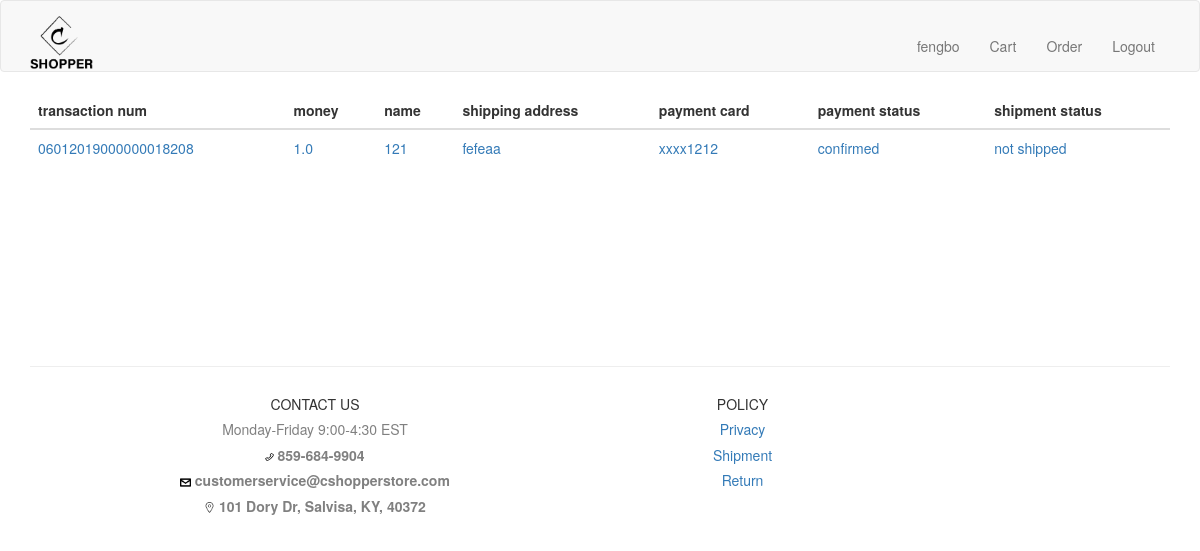
The page /mytrans (signed in) on the database as committed earlier.
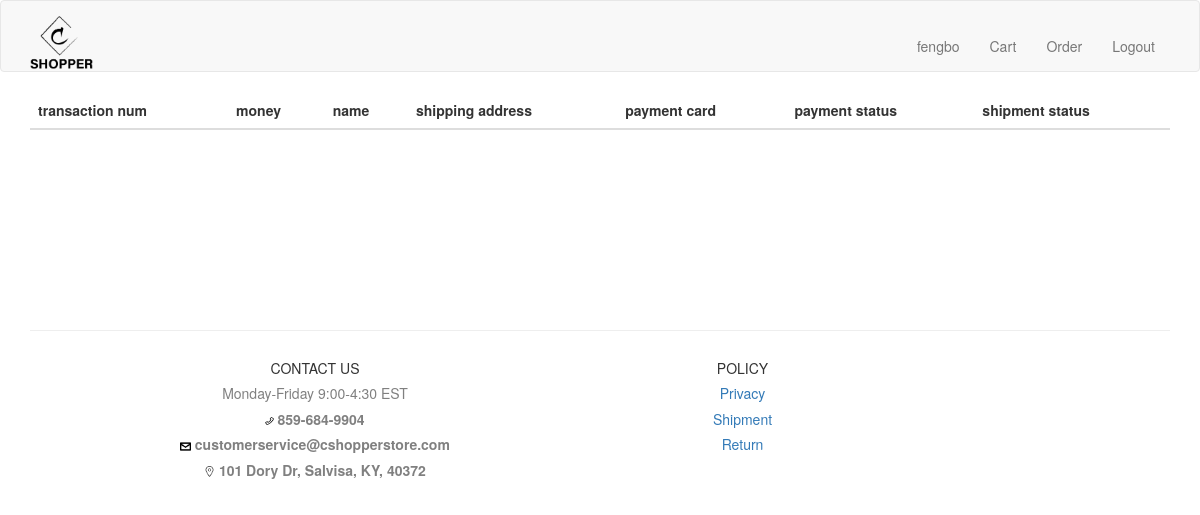
The same page on the database as committed later.
### __init__.py (models this page shows, shortened)
class Transsummary(db.Model):
    id = db.Column(db.Integer, primary_key=True)
    user_id = db.Column(db.Integer, db.ForeignKey('user.id'),
        nullable=False)
    money=db.Column(db.Float)
    transnum=db.Column(db.String(20))#8+8+4
    time=db.Column(db.String(8))
    shipname=db.Column(db.String(30))
    addr=db.Column(db.String(200))
    creditcard=db.Column(db.String(30)) #card number
    creditname=db.Column(db.String(30)) #card name
    creditid=db.Column(db.String(4))  #3240 last 4 or 3
    creditexpmonth=db.Column(db.String(2)) #02
    creditexpyear=db.Column(db.String(4)) #2022
    paymentstatus=db.Column(db.String(100))#1 pay, 0 not pay -1 refund
    shipmentstatus=db.Column(db.String(100))#1ship 0 not ship -1 return back

### __init__.py (the view)
@app.route('/mytrans')
@login_required
def mytrans():
    alltrans = Transsummary.query.filter_by(user_id= current_user.id).all()
    return render_template('mytrans.html', trans=alltrans)

### __init__.py (called while the page is built)
@login.user_loader
def load_user(id):
    return User.query.get(int(id))

### templates/mytrans.html
{% extends "base.html" %}
{% import 'bootstrap/wtf.html' as wtf %}
{% block app_content %}
  <div>
        <table class="table">
          <thead>
              <tr>
                <th scope="col">transaction num</th>
                <th scope="col">money</th>
                <th scope="col">name</th>
                <th scope="col">shipping address</th>
                <th scope="col">payment card</th>
                <th scope="col">payment status</th>
                <th scope="col">shipment status</th>
              </tr>
          </thead>
          <tbody>
          {% if trans %}
              {% for any in trans %}
              <tr>
                <td >
                  <a href="{{ url_for('transdetail', transnum= any.transnum) }}">{{ any.transnum}}</a>
                </td>
                <td >
                  <a>{{ any.money}}</a>
                </td>
                <td >
                  <a>{{ any.shipname}}</a>
                </td>
                <td >
                  <a>{{ any.addr}}</a>
                </td>
                <td >
                  <a>xxxx{{ any.creditcard[-4:]}}</a>
                </td>
                <td >
                  <a>{{ any.paymentstatus}}</a>
                </td>
                <td >
                  <a>{{ any.shipmentstatus}}</a>
                </td>
              </tr>
              {% endfor %}
        {% endif %}
        </tbody>
        </table>
   </div>
{% endblock %}

Rows that differ between the two databases and show on the page:
removed Transsummary: transnum "06012019000000018208", money "1.0", shipname "121", addr "fefeaa", creditcard "1212", paymentstatus "confirmed", shipmentstatus "not shipped"
